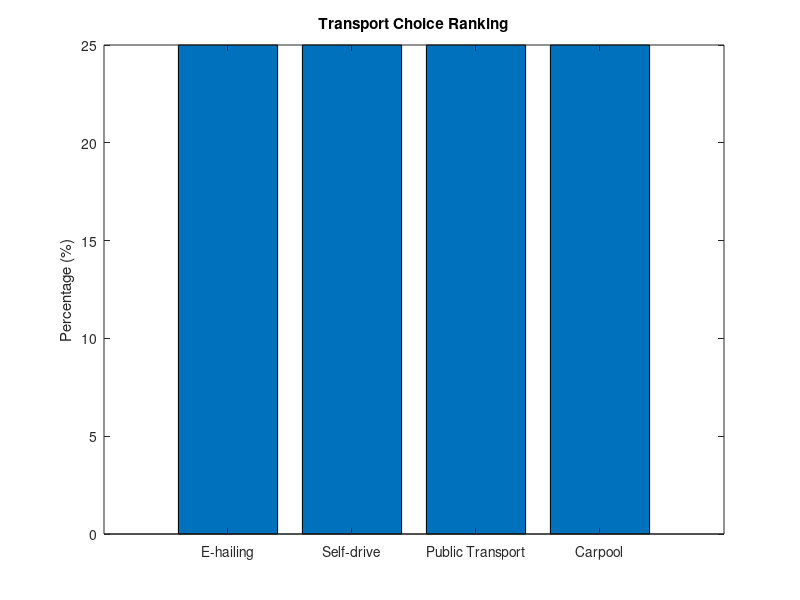

Write MATLAB code to recreate this figure.
clc;
clear;

disp("==== Transport Discrete Choice Model ====");

% === Step 1: Number of users ===
n = input("Enter number of users: ");

% === Step 2: Initialize storage ===
% Rows = transport, Columns = attributes
% [Food, Journey, Driving, Cost]

E = zeros(n,4);
S = zeros(n,4);
P = zeros(n,4);
C = zeros(n,4);

% === Step 3: Input loop ===
for i = 1:n
    printf("\n--- User %d ---\n", i);

    disp("Rate from 1 (low) to 5 (high)");

    % E-hailing
    disp("E-hailing-->");
    E(i,1) = input("Food availability: ");
    E(i,2) = input("Journey experience: ");
    E(i,3) = input("Driving experience: ");
    E(i,4) = input("Cost: ");

    % Self-drive
    disp("Self-drive-->");
    S(i,1) = input("Food availability: ");
    S(i,2) = input("Journey experience: ");
    S(i,3) = input("Driving experience: ");
    S(i,4) = input("Cost: ");

    % Public transport
    disp("Public transport-->");
    P(i,1) = input("Food availability: ");
    P(i,2) = input("Journey experience: ");
    P(i,3) = input("Driving experience: ");
    P(i,4) = input("Cost: ");

    % Carpool
    disp("Carpool-->");
    C(i,1) = input("Food availability: ");
    C(i,2) = input("Journey experience: ");
    C(i,3) = input("Driving experience: ");
    C(i,4) = input("Cost: ");
end

% === Step 4: Average scores ===
E_avg = mean(E);
S_avg = mean(S);
P_avg = mean(P);
C_avg = mean(C);

% === Step 5: Total utility (sum of attributes) ===
U = [
    sum(E_avg);
    sum(S_avg);
    sum(P_avg);
    sum(C_avg)
];

% === Step 6: Convert to percentage ===
total = sum(U);
percentage = (U / total) * 100;

labels = {"E-hailing", "Self-drive", "Public Transport", "Carpool"};

% === Step 7: Display results ===
disp(" ");
disp("=== Average Percentage Results ===");

for i = 1:4
    printf("%s: %.2f%%\n", labels{i}, percentage(i));
end

% === Step 8: Recommendation ===
[max_val, index] = max(U);

disp(" ");
printf("Recommended Transport: %s\n", labels{index});

% === Step 9: Bar chart ===
figure;
bar(percentage);
set(gca, 'XTickLabel', labels);
ylabel('Percentage (%)');
title('Transport Choice Ranking');
